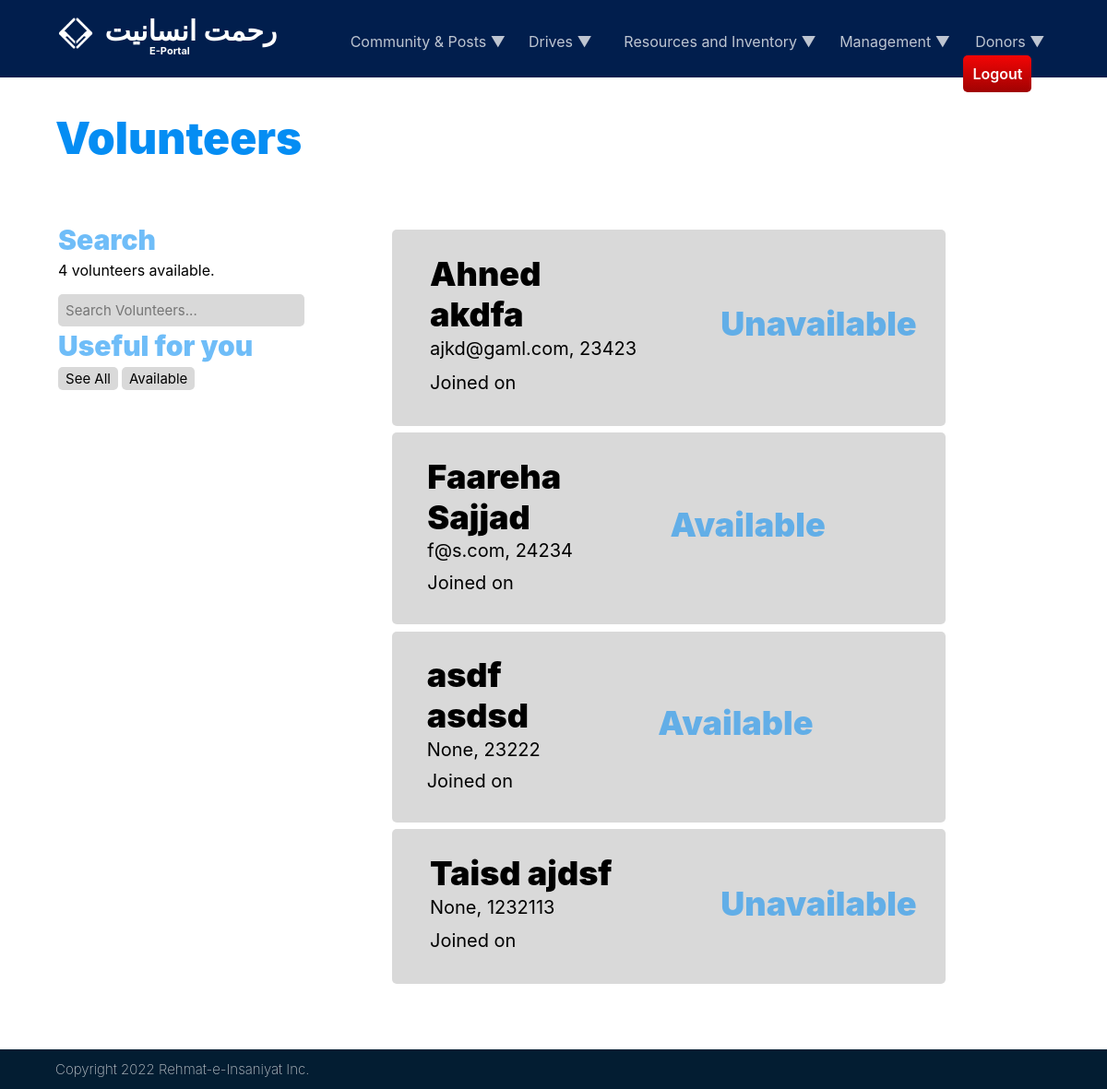
The app's page /employees/volunteers/ (signed in) with its own data.
### employees/models.py (models this page shows, shortened)
class Volunteer(models.Model):
    first_name = models.CharField(max_length=150)
    last_name = models.CharField(max_length=150)
    email = models.EmailField(null=True, blank=True)
    phone_no = models.CharField(max_length=30, unique=True)
    available = models.BooleanField(default=True)
    date_joined = models.DateTimeField(default=timezone.now)
    class Meta:
        ordering = ["-id"]

### employees/views.py (the view)
# urls.py: path('volunteers/', views.volunteers, name='volunteers'),
@login_required(login_url='login')
def volunteers(request):
    volunteers = Volunteer.objects.all()
    volunteer_count = volunteers.count()
    context = {
        'volunteers': volunteers,
        'volunteer_count': volunteer_count,
    }
    return render(request, 'employees/volunteers.html', context)

### employees/templates/employees/volunteers.html (shortened to what this page needs)
{% extends 'main.html' %}
{% block content %}
<div class="pg_head_container">
    <element class="pg_head">Volunteers</element>
</div>
<table id="pg_divider" style="margin: 5%; width:90%">
    <tr>
        <td width=30% style="vertical-align: top; padding-right: 5%;">
            <element class="subhead">Search</element>
            <element class="pg_txt">{{ volunteer_count }} volunteers available.</element>
            <form method="GET" action="{% url 'volunteers' %}">
                <input class="usr_rect" type="search" name="q" placeholder="Search Volunteers...">
            </form>
            <element class="subhead">Useful for you</element>
            <a href="{% url 'volunteers' %}"><button class="pst_filter">See All</button></a>
            {% if request.user.is_authenticated %}
            <a href="{% url 'available-volunteers' %}"><button class="pst_filter">Available</button></a>
            {% endif %}
        </td>
        <td width="70%">
            {% for volunteer in volunteers %}
            <table class="pst_container" style="width: 80%; margin-left: 5%;">
                <tr>
                    <td width=60% rowspan="2">
                        <div class="pst_title">{{ volunteer.first_name }} {{ volunteer.last_name }}</div>
                        <div class="pst_txt">{{ volunteer.email }}, {{ volunteer.phone_no }}</div>
                        <div class="pst_txt">Joined on {{ volunteer.date }}</div>
                    </td>
                    <td colspan="3">
                        {% if volunteer.available %}
                        <element class="pst_funds">Available</element></h3>
                        {% else %}
                        <element class="pst_funds">Unavailable</element></h3>
                        {% endif %}
                    </td>
                </tr>
                <tr>
                    <td>
                    </td>
                    {% if request.user.is_authenticated %}
                    <td>
                    </td>
                    <td>
                    </td>
                    <td>
                    </td>
                    {% endif %}
                </tr>
            </table>
            {% endfor %}
        </td>
    </tr>
</table>
{% endblock content %}

### static/css/page_header.css (style rules this page uses)
.pg_head_container { width: 30%; margin-left: 5%; font-size: 20px; position: relative; vertical-align: middle; }
.pg_head { margin-top: 10%; display: block; color: #058DF3; font-family: 'Inter Black'; font-size: 48px; }
.pg_txt { margin-top: 1%; margin-bottom: 5%; color: black; display: block; font-family: 'Inter'; }

### static/css/extra_txtfx.css (style rules this page uses)
.subhead { position: relative; color: #058cf393; top: 0%; padding-bottom: 1%; font-family: "Inter Black"; display: block; opacity: 100%; font-weight: bolder; font-size: 30px; }

### static/css/post.css (style rules this page uses)
.pst_container { padding: 3%; margin-top: 1%; width: 100%; display: block; background-color: rgb(180, 180, 180, 0.5); border-radius: 5px; margin-bottom: 1%; }
.pst_title { padding-left: 5%; position: relative; display: block; font-family: 'Inter Black'; font-size: 36px; width: 70%; }
.pst_txt { width: 90%; padding-left: 5%; padding-bottom: 3%; margin-top: 1%; position: relative; display: block; font-family: 'Inter'; font-size: 20px; }
.pst_funds { padding-left: 5%; color: #058cf38f; position: relative; display: block; font-family: 'Inter Black'; font-size: 36px; width: 100%; }
.pst_filter { font-size: 15px; font-family: 'Inter'; padding: 1%; padding-left: 3%; padding-right: 3%; margin-top: 1%; margin-bottom: 1%; border: 0px; border-radius: 5px; background-color: #D9D9D9; display: inline-block; color: rgba(0, 0, 0, 1); width: fit-content; }

### static/css/user_fields.css (style rules this page uses)
.usr_rect { width: 100%; font-size: 15px; font-family: 'Inter'; padding: 3%; margin-top: 1%; margin-bottom: 1%; border: 0px; border-radius: 5px; background-color: #D9D9D9; color: rgba(0, 0, 0, 0.50); height: fit-content; }

### records on screen
Volunteer: first_name "Ahned", last_name "akdfa", email "ajkd@gaml.com", phone_no "23423", available "Unavailable"
Volunteer: first_name "Faareha", last_name "Sajjad", email "f@s.com", phone_no "24234", available "Available"
Volunteer: first_name "asdf", last_name "asdsd", email "None", phone_no "23222", available "Available"
Volunteer: first_name "Taisd", last_name "ajdsf", email "None", phone_no "1232113", available "Unavailable"

### other values on screen
{{ volunteer_count }} "4"
